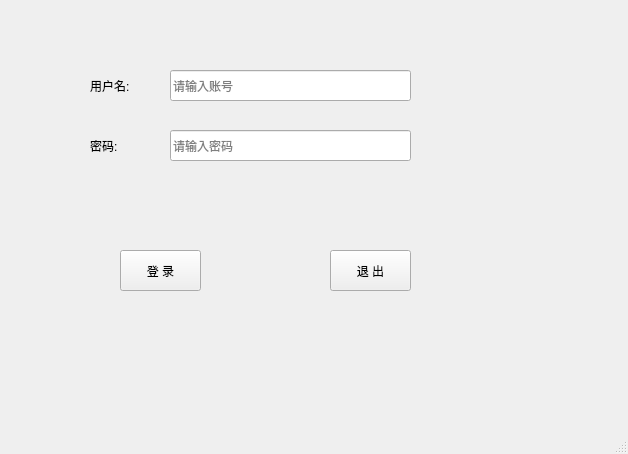
<?xml version="1.0" encoding="UTF-8"?>
<ui version="4.0">
 <class>LoginWindow</class>
 <widget class="QMainWindow" name="LoginWindow">
  <property name="geometry">
   <rect>
    <x>0</x>
    <y>0</y>
    <width>628</width>
    <height>454</height>
   </rect>
  </property>
  <property name="windowTitle">
   <string>MainWindow</string>
  </property>
  <widget class="QWidget" name="centralwidget">
   <widget class="QPushButton" name="login">
    <property name="geometry">
     <rect>
      <x>120</x>
      <y>250</y>
      <width>81</width>
      <height>41</height>
     </rect>
    </property>
    <property name="cursor">
     <cursorShape>PointingHandCursor</cursorShape>
    </property>
    <property name="text">
     <string>登 录</string>
    </property>
   </widget>
   <widget class="QPushButton" name="quit">
    <property name="geometry">
     <rect>
      <x>330</x>
      <y>250</y>
      <width>81</width>
      <height>41</height>
     </rect>
    </property>
    <property name="cursor">
     <cursorShape>PointingHandCursor</cursorShape>
    </property>
    <property name="text">
     <string>退 出</string>
    </property>
   </widget>
   <widget class="QLabel" name="label">
    <property name="enabled">
     <bool>true</bool>
    </property>
    <property name="geometry">
     <rect>
      <x>90</x>
      <y>80</y>
      <width>54</width>
      <height>12</height>
     </rect>
    </property>
    <property name="text">
     <string>用户名:</string>
    </property>
   </widget>
   <widget class="QLineEdit" name="user_text">
    <property name="geometry">
     <rect>
      <x>170</x>
      <y>70</y>
      <width>241</width>
      <height>31</height>
     </rect>
    </property>
    <property name="cursorPosition">
     <number>0</number>
    </property>
    <property name="placeholderText">
     <string>请输入账号</string>
    </property>
    <property name="clearButtonEnabled">
     <bool>false</bool>
    </property>
   </widget>
   <widget class="QLabel" name="user_tip">
    <property name="geometry">
     <rect>
      <x>430</x>
      <y>80</y>
      <width>131</width>
      <height>16</height>
     </rect>
    </property>
    <property name="font">
     <font>
      <weight>75</weight>
      <bold>true</bold>
     </font>
    </property>
    <property name="styleSheet">
     <string notr="true">color: rgb(244, 0, 0);</string>
    </property>
    <property name="text">
     <string/>
    </property>
   </widget>
   <widget class="QLineEdit" name="pass_text">
    <property name="geometry">
     <rect>
      <x>170</x>
      <y>130</y>
      <width>241</width>
      <height>31</height>
     </rect>
    </property>
    <property name="echoMode">
     <enum>QLineEdit::Password</enum>
    </property>
    <property name="placeholderText">
     <string>请输入密码</string>
    </property>
   </widget>
   <widget class="QLabel" name="pass_tip">
    <property name="geometry">
     <rect>
      <x>430</x>
      <y>140</y>
      <width>131</width>
      <height>16</height>
     </rect>
    </property>
    <property name="font">
     <font>
      <weight>75</weight>
      <bold>true</bold>
     </font>
    </property>
    <property name="styleSheet">
     <string notr="true">color: rgb(255, 21, 0);</string>
    </property>
    <property name="text">
     <string/>
    </property>
   </widget>
   <widget class="QLabel" name="label_4">
    <property name="geometry">
     <rect>
      <x>90</x>
      <y>140</y>
      <width>54</width>
      <height>12</height>
     </rect>
    </property>
    <property name="text">
     <string>密码:</string>
    </property>
   </widget>
  </widget>
  <widget class="QMenuBar" name="menubar">
   <property name="geometry">
    <rect>
     <x>0</x>
     <y>0</y>
     <width>628</width>
     <height>23</height>
    </rect>
   </property>
  </widget>
  <widget class="QStatusBar" name="statusbar"/>
 </widget>
 <resources/>
 <connections/>
</ui>
